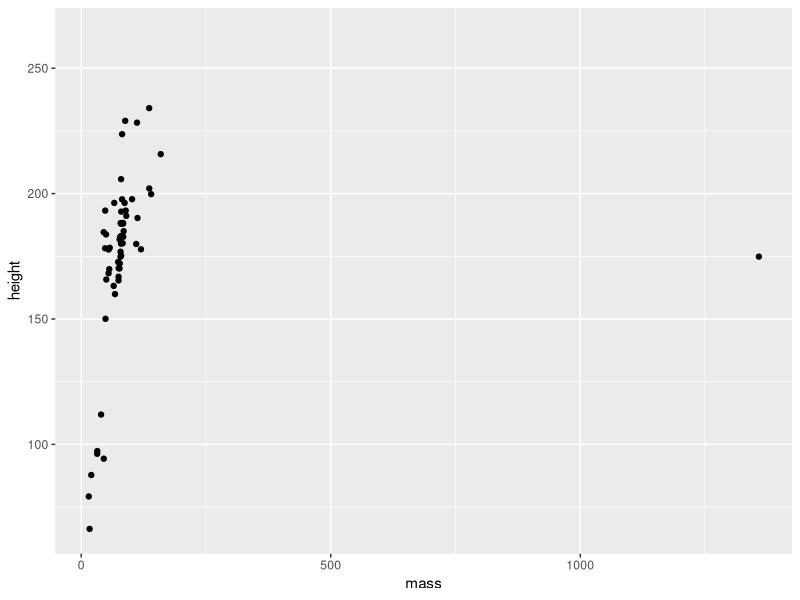

This chart was generated by the following R code:
## ---- chunk 1
knitr::opts_chunk$set(echo = TRUE)
library(tidyverse)
## ---- chunk 2
ggplot(data = starwars, aes(x = mass, y = height)) +
  geom_jitter()
